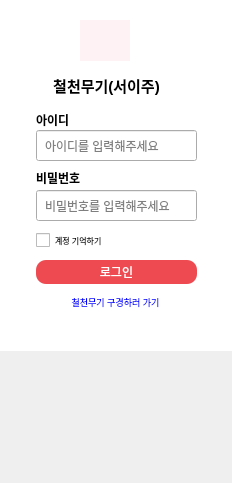
<?xml version="1.0" encoding="UTF-8"?>
<ui version="4.0">
 <class>MainWindow</class>
 <widget class="QMainWindow" name="MainWindow">
  <property name="geometry">
   <rect>
    <x>0</x>
    <y>0</y>
    <width>232</width>
    <height>483</height>
   </rect>
  </property>
  <property name="windowTitle">
   <string>MainWindow</string>
  </property>
  <widget class="QWidget" name="centralwidget">
   <widget class="QLabel" name="label">
    <property name="geometry">
     <rect>
      <x>-4</x>
      <y>0</y>
      <width>261</width>
      <height>351</height>
     </rect>
    </property>
    <property name="styleSheet">
     <string notr="true">background-color : white;
padding : 5px;</string>
    </property>
    <property name="text">
     <string/>
    </property>
   </widget>
   <widget class="QLabel" name="label_2">
    <property name="geometry">
     <rect>
      <x>36</x>
      <y>110</y>
      <width>81</width>
      <height>20</height>
     </rect>
    </property>
    <property name="font">
     <font>
      <bold>true</bold>
     </font>
    </property>
    <property name="text">
     <string>아이디</string>
    </property>
    <property name="alignment">
     <set>Qt::AlignmentFlag::AlignLeading|Qt::AlignmentFlag::AlignLeft|Qt::AlignmentFlag::AlignVCenter</set>
    </property>
   </widget>
   <widget class="QLabel" name="label_3">
    <property name="geometry">
     <rect>
      <x>36</x>
      <y>170</y>
      <width>121</width>
      <height>16</height>
     </rect>
    </property>
    <property name="font">
     <font>
      <bold>true</bold>
     </font>
    </property>
    <property name="text">
     <string>비밀번호</string>
    </property>
    <property name="alignment">
     <set>Qt::AlignmentFlag::AlignLeading|Qt::AlignmentFlag::AlignLeft|Qt::AlignmentFlag::AlignVCenter</set>
    </property>
   </widget>
   <widget class="QPushButton" name="login_btn">
    <property name="geometry">
     <rect>
      <x>36</x>
      <y>260</y>
      <width>161</width>
      <height>24</height>
     </rect>
    </property>
    <property name="styleSheet">
     <string notr="true">background-color: rgba(232,30,37,0.8);
color:white;
border-radius: 10px;
</string>
    </property>
    <property name="text">
     <string>로그인</string>
    </property>
   </widget>
   <widget class="QLineEdit" name="account_id">
    <property name="geometry">
     <rect>
      <x>36</x>
      <y>130</y>
      <width>161</width>
      <height>31</height>
     </rect>
    </property>
    <property name="styleSheet">
     <string notr="true">
padding-left: 6px;
background-color : rgb(170 187 204);</string>
    </property>
    <property name="placeholderText">
     <string>아이디를 입력해주세요</string>
    </property>
   </widget>
   <widget class="QLineEdit" name="account_pw">
    <property name="geometry">
     <rect>
      <x>36</x>
      <y>190</y>
      <width>161</width>
      <height>31</height>
     </rect>
    </property>
    <property name="styleSheet">
     <string notr="true">
padding-left: 6px;
background-color : rgb(170 187 204);</string>
    </property>
    <property name="echoMode">
     <enum>QLineEdit::EchoMode::Normal</enum>
    </property>
    <property name="placeholderText">
     <string>비밀번호를 입력해주세요</string>
    </property>
   </widget>
   <widget class="QLabel" name="label_4">
    <property name="geometry">
     <rect>
      <x>36</x>
      <y>70</y>
      <width>141</width>
      <height>31</height>
     </rect>
    </property>
    <property name="font">
     <font>
      <pointsize>11</pointsize>
      <bold>true</bold>
     </font>
    </property>
    <property name="text">
     <string>철천무기(서이주)</string>
    </property>
    <property name="alignment">
     <set>Qt::AlignmentFlag::AlignCenter</set>
    </property>
   </widget>
   <widget class="QCheckBox" name="checkBox">
    <property name="geometry">
     <rect>
      <x>36</x>
      <y>230</y>
      <width>111</width>
      <height>20</height>
     </rect>
    </property>
    <property name="font">
     <font>
      <pointsize>6</pointsize>
     </font>
    </property>
    <property name="text">
     <string>계정 기억하기</string>
    </property>
   </widget>
   <widget class="QPushButton" name="blog_visit_btn">
    <property name="geometry">
     <rect>
      <x>40</x>
      <y>290</y>
      <width>151</width>
      <height>24</height>
     </rect>
    </property>
    <property name="font">
     <font>
      <pointsize>7</pointsize>
     </font>
    </property>
    <property name="styleSheet">
     <string notr="true">background-color : white;
color:blue;
border: none;</string>
    </property>
    <property name="text">
     <string>철천무기 구경하러 가기</string>
    </property>
   </widget>
   <widget class="QLabel" name="main_logo">
    <property name="geometry">
     <rect>
      <x>80</x>
      <y>20</y>
      <width>50</width>
      <height>41</height>
     </rect>
    </property>
    <property name="styleSheet">
     <string notr="true">background-color: rgb(255, 242, 245);</string>
    </property>
    <property name="text">
     <string/>
    </property>
   </widget>
  </widget>
 </widget>
 <resources/>
 <connections/>
</ui>
